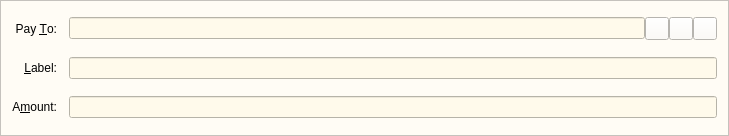
<?xml version="1.0" encoding="UTF-8"?>
<ui version="4.0">
 <class>SendCoinsEntry</class>
 <widget class="QFrame" name="SendCoinsEntry">
  <property name="geometry">
   <rect>
    <x>0</x>
    <y>0</y>
    <width>729</width>
    <height>136</height>
   </rect>
  </property>
  <property name="windowTitle">
   <string>Form</string>
  </property>
  <property name="styleSheet">
   <string notr="true">background-color:rgb(255, 252, 245);</string>
  </property>
  <property name="frameShape">
   <enum>QFrame::StyledPanel</enum>
  </property>
  <property name="frameShadow">
   <enum>QFrame::Sunken</enum>
  </property>
  <layout class="QGridLayout" name="gridLayout">
   <property name="spacing">
    <number>12</number>
   </property>
   <item row="5" column="0">
    <widget class="QLabel" name="label">
     <property name="text">
      <string>A&amp;mount:</string>
     </property>
     <property name="alignment">
      <set>Qt::AlignRight|Qt::AlignTrailing|Qt::AlignVCenter</set>
     </property>
     <property name="buddy">
      <cstring>payAmount</cstring>
     </property>
    </widget>
   </item>
   <item row="3" column="0">
    <widget class="QLabel" name="label_2">
     <property name="text">
      <string>Pay &amp;To:</string>
     </property>
     <property name="alignment">
      <set>Qt::AlignRight|Qt::AlignTrailing|Qt::AlignVCenter</set>
     </property>
     <property name="buddy">
      <cstring>payTo</cstring>
     </property>
    </widget>
   </item>
   <item row="5" column="1">
    <widget class="BitcoinAmountField" name="payAmount">
     <property name="styleSheet">
      <string notr="true">background-color:rgb(255, 250, 235);</string>
     </property>
    </widget>
   </item>
   <item row="4" column="0">
    <widget class="QLabel" name="label_4">
     <property name="text">
      <string>&amp;Label:</string>
     </property>
     <property name="alignment">
      <set>Qt::AlignRight|Qt::AlignTrailing|Qt::AlignVCenter</set>
     </property>
     <property name="buddy">
      <cstring>addAsLabel</cstring>
     </property>
    </widget>
   </item>
   <item row="3" column="1">
    <layout class="QHBoxLayout" name="payToLayout">
     <property name="spacing">
      <number>0</number>
     </property>
     <item>
      <widget class="QValidatedLineEdit" name="payTo">
       <property name="toolTip">
        <string>The address to send the payment to (e.g. 1NS17iag9jJgTHD1VXjvLCEnZuQ3rJDE9L)</string>
       </property>
       <property name="styleSheet">
        <string notr="true">background-color:rgb(255, 250, 235);</string>
       </property>
       <property name="maxLength">
        <number>34</number>
       </property>
      </widget>
     </item>
     <item>
      <widget class="QToolButton" name="addressBookButton">
       <property name="toolTip">
        <string>Choose address from address book</string>
       </property>
       <property name="text">
        <string/>
       </property>
       <property name="icon">
        <iconset resource="../bitcoin.qrc">
         <normaloff>:/icons/address-book</normaloff>:/icons/address-book</iconset>
       </property>
       <property name="shortcut">
        <string>Alt+A</string>
       </property>
      </widget>
     </item>
     <item>
      <widget class="QToolButton" name="pasteButton">
       <property name="toolTip">
        <string>Paste address from clipboard</string>
       </property>
       <property name="text">
        <string/>
       </property>
       <property name="icon">
        <iconset resource="../bitcoin.qrc">
         <normaloff>:/icons/editpaste</normaloff>:/icons/editpaste</iconset>
       </property>
       <property name="shortcut">
        <string>Alt+P</string>
       </property>
      </widget>
     </item>
     <item>
      <widget class="QToolButton" name="deleteButton">
       <property name="toolTip">
        <string>Remove this recipient</string>
       </property>
       <property name="text">
        <string/>
       </property>
       <property name="icon">
        <iconset resource="../bitcoin.qrc">
         <normaloff>:/icons/remove</normaloff>:/icons/remove</iconset>
       </property>
      </widget>
     </item>
    </layout>
   </item>
   <item row="4" column="1">
    <widget class="QValidatedLineEdit" name="addAsLabel">
     <property name="toolTip">
      <string>Enter a label for this address to add it to your address book</string>
     </property>
     <property name="styleSheet">
      <string notr="true">background-color:rgb(255, 250, 235);</string>
     </property>
    </widget>
   </item>
  </layout>
 </widget>
 <customwidgets>
  <customwidget>
   <class>QValidatedLineEdit</class>
   <extends>QLineEdit</extends>
   <header>qvalidatedlineedit.h</header>
  </customwidget>
  <customwidget>
   <class>BitcoinAmountField</class>
   <extends>QLineEdit</extends>
   <header>bitcoinamountfield.h</header>
   <container>1</container>
  </customwidget>
 </customwidgets>
 <resources>
  <include location="../bitcoin.qrc"/>
 </resources>
 <connections/>
</ui>
